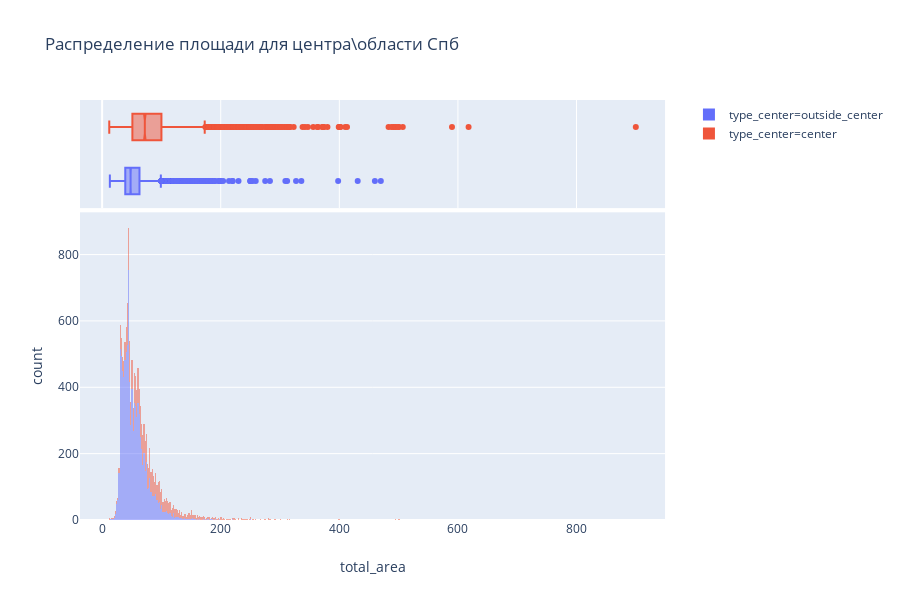
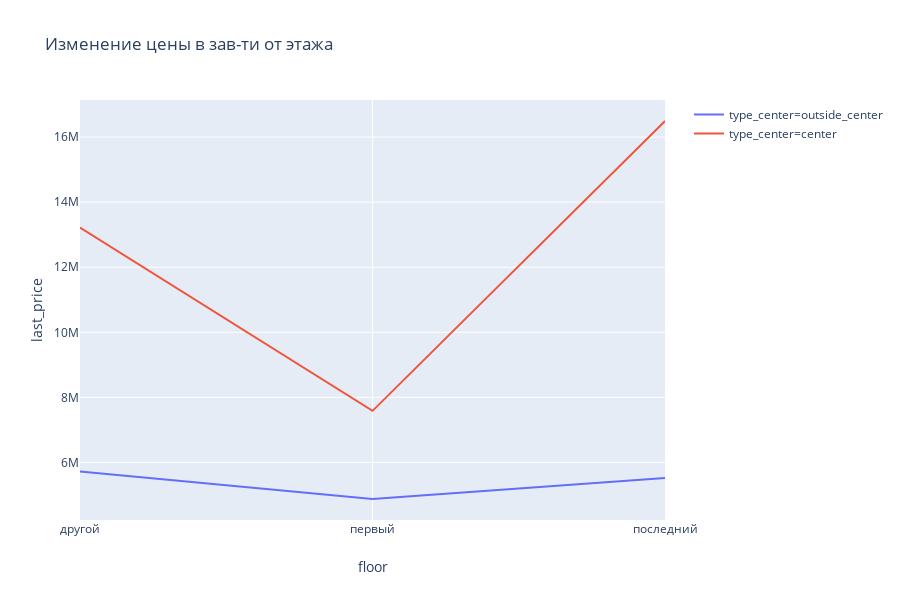
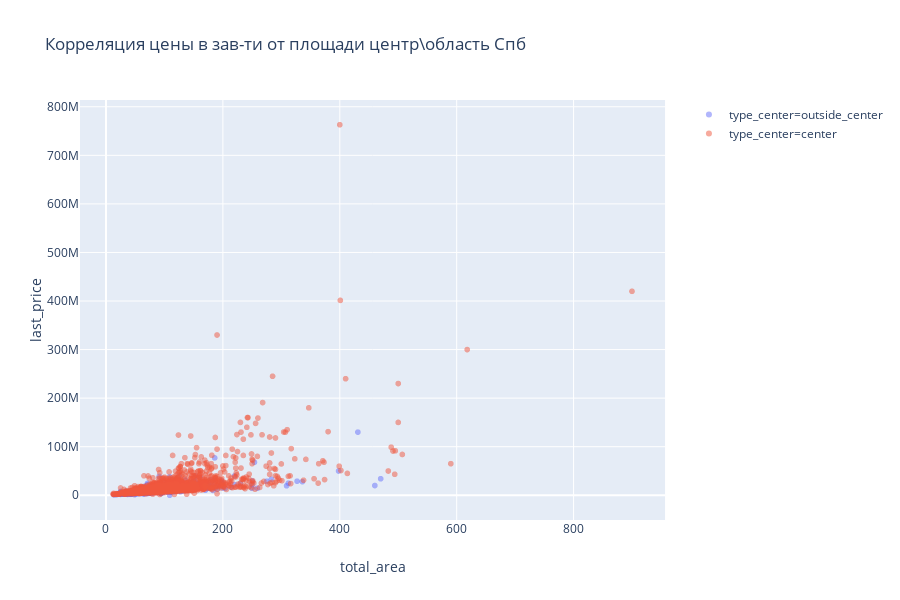

Write notebook code for charts like these, in order.
### Markdown cell above
Определим границу, где график сильно меняется — это и будет центральная зона. В нашем случае это 7 км.

### Code cell
# КОД РЕВЬЮВЕРА

# я решил привести пример, чтобы было понятнее и нагляднее (p.s. если графики не будут отображаться, то просто перезапусти нотбук cell->run all)

#Добавил категорийный столбец в датафрейм спб
saint_petersburg['type_center']= saint_petersburg.loc[saint_petersburg['cityCenters_nearest_km'] <=8, 'type_center']='сenter'
saint_petersburg.loc[saint_petersburg['cityCenters_nearest_km'] >8, 'type_center']='outside_center'



# ПРИМЕР СОВМЕСТНОЙ ГИСТОГРАМКИ РАСПРЕДЕЛЕНИЯ

fig = px.histogram(saint_petersburg, x = 'total_area', color = 'type_center', marginal = 'box',
                  title = 'Распределение площади для центра\области Спб', opacity = 0.5)
fig.show()

# P.s. можно сделать через цикл по необходимому списку признаков (выше я давал пример)




# А ТЕПЕРЬ ПРИМЕР СОВМЕСТНОГО АНАЛИЗА ЧЕРЕЗ СВОДНЫЕ ТАБЛИЧКИ

# пусть будет этаж 

spb_floor = saint_petersburg.pivot_table(index = ['type_center', 'floor'], values = 'last_price', aggfunc = 'mean').reset_index()
display(spb_floor)

fig = px.line(spb_floor, x = 'floor', color = 'type_center', y = 'last_price', title = 'Изменение цены в зав-ти от этажа')
fig.show()




# ПРИМЕР ОБЫЧНОГО ТОЧЕЧНОГО ГРАФИКА

fig = px.scatter(saint_petersburg, x = 'total_area', y = 'last_price', color = 'type_center',
                 title = 'Корреляция цены в зав-ти от площади центр\область Спб', opacity = 0.5)
fig.show()

### Figure 1 — Plotly figure (JSON) as saved in the notebook; plotly's stock layout.template omitted (floating-point values rounded to 4 significant figures; data arrays with more than 128 entries replaced by an {"elided": "..."} marker saying what was removed)
{"data": [{"alignmentgroup": "True", "bingroup": "x", "hoverlabel": {"namelength": 0}, "hovertemplate": "type_center=outside_center<br>total_area=%{x}<br>count=%{y}", "legendgroup": "type_center=outside_center", "marker": {"color": "#636efa", "opacity": 0.5}, "name": "type_center=outside_center", "offsetgroup": "type_center=outside_center", "orientation": "v", "showlegend": true, "type": "histogram", "x": {"elided": "9910 int values"}, "xaxis": "x", "yaxis": "y"}, {"alignmentgroup": "True", "hoverlabel": {"namelength": 0}, "hovertemplate": "type_center=outside_center<br>total_area=%{x}", "legendgroup": "type_center=outside_center", "marker": {"color": "#636efa"}, "name": "type_center=outside_center", "notched": true, "offsetgroup": "type_center=outside_center", "showlegend": false, "type": "box", "x": {"elided": "9910 int values"}, "xaxis": "x2", "yaxis": "y2"}, {"alignmentgroup": "True", "bingroup": "x", "hoverlabel": {"namelength": 0}, "hovertemplate": "type_center=сenter<br>total_area=%{x}<br>count=%{y}", "legendgroup": "type_center=сenter", "marker": {"color": "#EF553B", "opacity": 0.5}, "name": "type_center=сenter", "offsetgroup": "type_center=сenter", "orientation": "v", "showlegend": true, "type": "histogram", "x": {"elided": "3667 int values"}, "xaxis": "x", "yaxis": "y"}, {"alignmentgroup": "True", "hoverlabel": {"namelength": 0}, "hovertemplate": "type_center=сenter<br>total_area=%{x}", "legendgroup": "type_center=сenter", "marker": {"color": "#EF553B"}, "name": "type_center=сenter", "notched": true, "offsetgroup": "type_center=сenter", "showlegend": false, "type": "box", "x": {"elided": "3667 int values"}, "xaxis": "x2", "yaxis": "y2"}], "layout": {"barmode": "relative", "height": 600, "legend": {"tracegroupgap": 0}, "title": {"text": "Распределение площади для центра\\области Спб"}, "xaxis": {"anchor": "y", "domain": [0, 0.98], "title": {"text": "total_area"}}, "xaxis2": {"anchor": "y2", "domain": [0, 0.98], "matches": "x", "showgrid": true, "showticklabels": false}, "yaxis": {"anchor": "x", "domain": [0, 0.7326], "title": {"text": "count"}}, "yaxis2": {"anchor": "x2", "domain": [0.7426, 1], "matches": "y2", "showgrid": false, "showticklabels": false}}}

### Figure 2 — Plotly figure (JSON) as saved in the notebook; plotly's stock layout.template omitted (floating-point values rounded to 4 significant figures)
{"data": [{"hoverlabel": {"namelength": 0}, "hovertemplate": "type_center=outside_center<br>floor=%{x}<br>last_price=%{y}", "legendgroup": "type_center=outside_center", "line": {"color": "#636efa", "dash": "solid"}, "mode": "lines", "name": "type_center=outside_center", "showlegend": true, "type": "scatter", "x": ["другой", "первый", "последний"], "xaxis": "x", "y": [5724000.0, 4878000.0, 5520000.0], "yaxis": "y"}, {"hoverlabel": {"namelength": 0}, "hovertemplate": "type_center=сenter<br>floor=%{x}<br>last_price=%{y}", "legendgroup": "type_center=сenter", "line": {"color": "#EF553B", "dash": "solid"}, "mode": "lines", "name": "type_center=сenter", "showlegend": true, "type": "scatter", "x": ["другой", "первый", "последний"], "xaxis": "x", "y": [13220000.0, 7586000.0, 16490000.0], "yaxis": "y"}], "layout": {"height": 600, "legend": {"tracegroupgap": 0}, "title": {"text": "Изменение цены в зав-ти от этажа"}, "xaxis": {"anchor": "y", "domain": [0, 0.98], "title": {"text": "floor"}}, "yaxis": {"anchor": "x", "domain": [0, 1], "title": {"text": "last_price"}}}}

### Figure 3 — Plotly figure (JSON) as saved in the notebook; plotly's stock layout.template omitted (floating-point values rounded to 4 significant figures; data arrays with more than 128 entries replaced by an {"elided": "..."} marker saying what was removed)
{"data": [{"hoverlabel": {"namelength": 0}, "hovertemplate": "type_center=outside_center<br>total_area=%{x}<br>last_price=%{y}", "legendgroup": "type_center=outside_center", "marker": {"color": "#636efa", "opacity": 0.5, "symbol": "circle"}, "mode": "markers", "name": "type_center=outside_center", "showlegend": true, "type": "scattergl", "x": {"elided": "9910 int values"}, "xaxis": "x", "y": {"elided": "9910 int values"}, "yaxis": "y"}, {"hoverlabel": {"namelength": 0}, "hovertemplate": "type_center=сenter<br>total_area=%{x}<br>last_price=%{y}", "legendgroup": "type_center=сenter", "marker": {"color": "#EF553B", "opacity": 0.5, "symbol": "circle"}, "mode": "markers", "name": "type_center=сenter", "showlegend": true, "type": "scattergl", "x": {"elided": "3667 int values"}, "xaxis": "x", "y": {"elided": "3667 int values"}, "yaxis": "y"}], "layout": {"height": 600, "legend": {"tracegroupgap": 0}, "title": {"text": "Корреляция цены в зав-ти от площади центр\\область Спб"}, "xaxis": {"anchor": "y", "domain": [0, 0.98], "title": {"text": "total_area"}}, "yaxis": {"anchor": "x", "domain": [0, 1], "title": {"text": "last_price"}}}}
